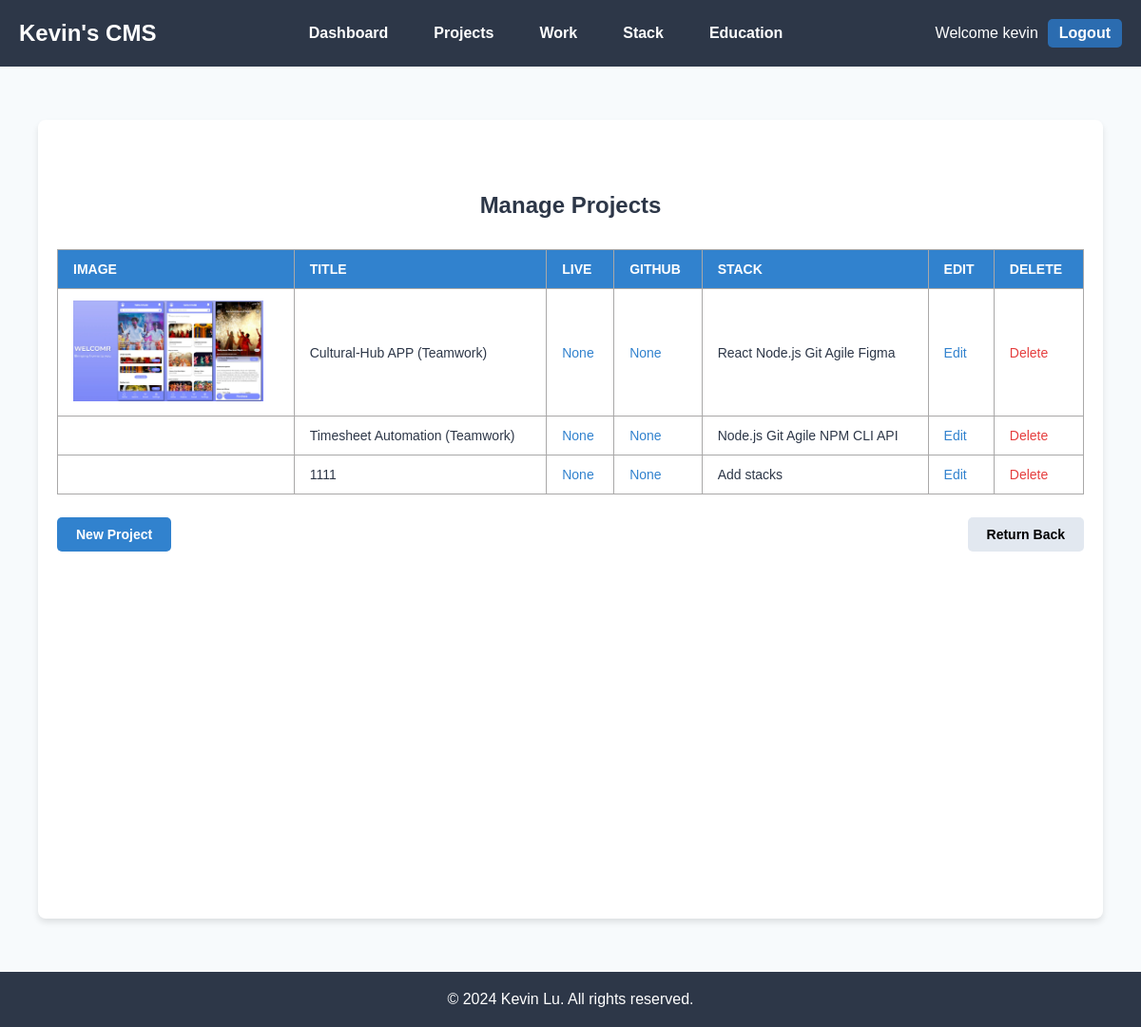
The page /projects/ (signed in) on the database as committed earlier.
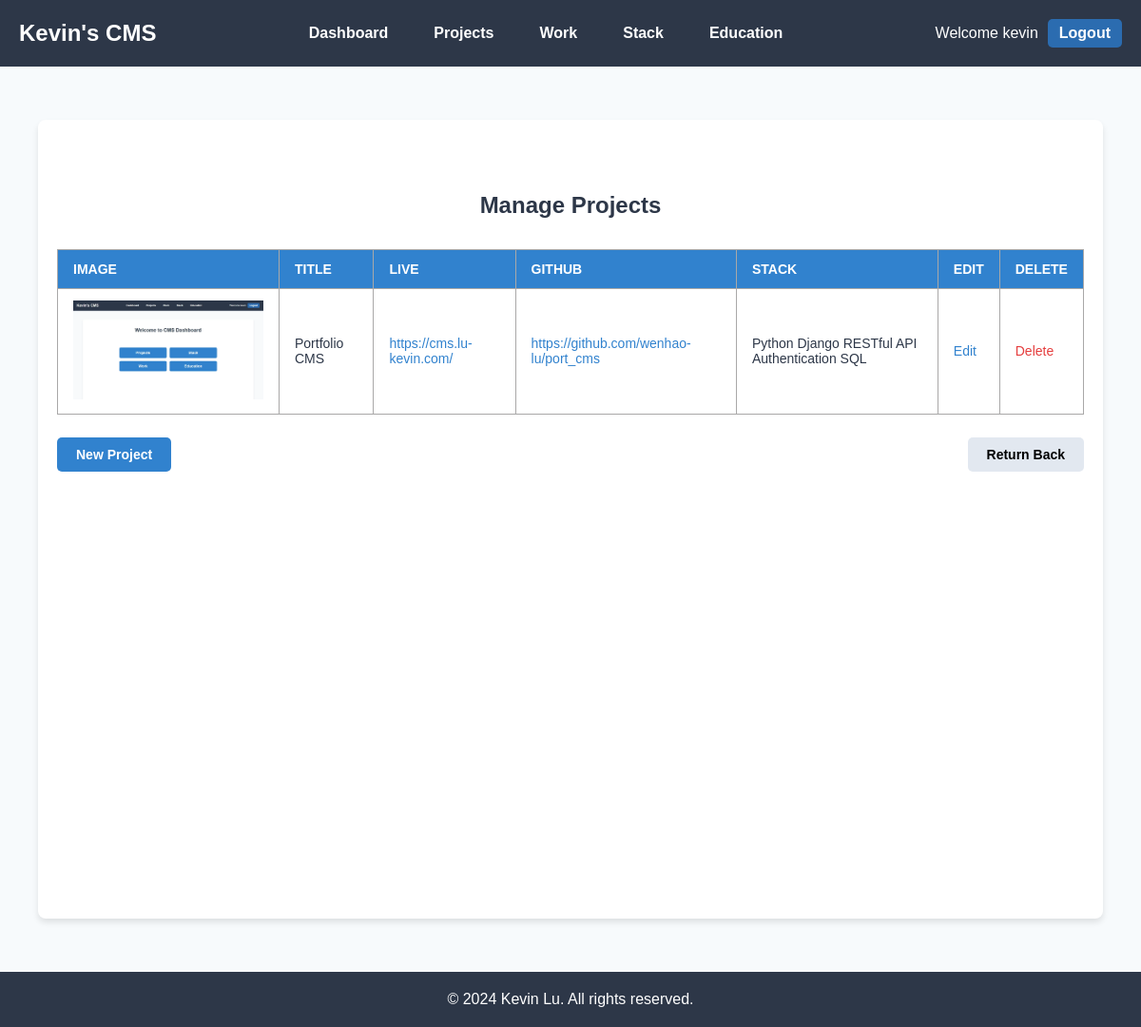
The same page on the database as committed later.
### main/models.py (models this page shows, shortened)
class Project(models.Model):
    title = models.CharField(max_length=100)
    url = models.URLField(null=True, blank=True)
    github = models.URLField(null=True, blank=True)
    image = models.ImageField(upload_to='projects/',null=True, blank=True)
    subtitle = models.TextField(null=True, blank=True)
    content1 = models.TextField(null=True, blank=True)
    content2 = models.TextField(null=True, blank=True)
    content3 = models.TextField(null=True, blank=True)
    stacks = models.ManyToManyField('Stack', related_name='projects', blank=True)
    created = models.DateTimeField(auto_now_add=True)
    updated = models.DateTimeField(auto_now=True)

class Stack(models.Model):
    name = models.CharField(max_length=100)
    url = models.URLField(null=True, blank=True)
    image = models.ImageField(upload_to='stacks/',null=True, blank=True)
    created = models.DateTimeField(auto_now_add=True)
    updated = models.DateTimeField(auto_now=True)

### main/views.py (the view)
# urls.py: path('projects/', views.project_list_view, name='project-list'),
@login_required
def project_list_view(request):
    projects = Project.objects.prefetch_related('stacks').all()
    return render(request, 'main/projects/project_list.html', {'projects': projects})

### main/templates/main/projects/project_list.html (shortened to what this page needs)
{% extends 'main/base.html' %}
{% block content %}
<div class="list-container">
  <div class="list-content">
    <p class="list-heading">Manage Projects</p>
    <table class="list-table">
      <thead>
        <tr class="list-table-header">
          <th class="list-table-cell">Image</th>
          <th class="list-table-cell">Title</th>
          <th class="list-table-cell">Live</th>
          <th class="list-table-cell">GitHub</th>
          <th class="list-table-cell">Stack</th>
          <th class="list-table-cell">Edit</th>
          <th class="list-table-cell">Delete</th>
        </tr>
      </thead>
      <tbody>
        {% for project in projects %}
        <tr class="list-table-row hover:bg-gray-100">
          <td class="list-table-cell">
            {% if project.image %}
            <img src="{{ project.image.url }}" width="200" />
            {% endif %}
          </td>
          <td class="list-table-cell">{{ project.title }}</td>
          <td class="list-table-cell">
            <a href="{{ project.url }}" class="list-link" target="_blank">
              {{ project.url }}
            </a>
          </td>
          <td class="list-table-cell">
            <a href="{{ project.github }}" class="list-link" target="_blank">
              {{ project.github }}
            </a>
          </td>
          <td class="list-table-cell">
            {% if project.stacks.all %}
              {% for stack in project.stacks.all %}
              <span class="list-stack-chip">{{ stack.name }}</span>
              {% endfor %}
            {% else %}
              <span class="list-empty-text">Add stacks</span>
            {% endif %}
          </td>
          <td class="list-table-cell">
            <a href="{% url 'edit-project' project.id %}" class="list-action-link">Edit</a>
          </td>
          <td class="list-table-cell">
            <a href="{% url 'delete-project' project.id %}" class="list-action-link list-delete-link">Delete</a>
          </td>
        </tr>
        {% empty %}
        <tr>
          <td colspan="7" class="list-empty-message">
            No projects available.
          </td>
        </tr>
        {% endfor %}
      </tbody>
    </table>
    <div class="list-button-container">
      <a href="{% url 'add-project' %}" class="list-button list-new">New Project</a>
      <a href="{% url 'dashboard-view' %}"  class="list-button list-return-back">Return Back</a>
    </div>
  </div>
</div>
{% endblock %}

Rows that differ between the two databases and show on the page:
removed Project: image (picture), title "Cultural-Hub APP (Teamwork)", url "None", github "None"
no longer on this page (row unchanged): Stack: name "React", shown under "Cultural-Hub APP (Teamwork)"
no longer on this page (row unchanged): Stack: name "Node.js"
no longer on this page (row unchanged): Stack: name "Git"
no longer on this page (row unchanged): Stack: name "Agile"
no longer on this page (row unchanged): Stack: name "Figma", shown under "Cultural-Hub APP (Teamwork)"
removed Project: title "Timesheet Automation (Teamwork)", url "None", github "None"
no longer on this page (row unchanged): Stack: name "NPM", shown under "Timesheet Automation (Teamwork)"
no longer on this page (row unchanged): Stack: name "CLI", shown under "Timesheet Automation (Teamwork)"
no longer on this page (row unchanged): Stack: name "API", shown under "Timesheet Automation (Teamwork)"
removed Project: title "1111", url "None", github "None", shows "Add stacks"
added Project: image (picture), title "Portfolio CMS", url "https://cms.lu-kevin.com/", github "https://github.com/wenhao-lu/port_cms"
added Stack: name "Python", shown under "Portfolio CMS"
added Stack: name "Django", shown under "Portfolio CMS"
added Stack: name "RESTful API", shown under "Portfolio CMS"
added Stack: name "Authentication", shown under "Portfolio CMS"
added Stack: name "SQL", shown under "Portfolio CMS"
